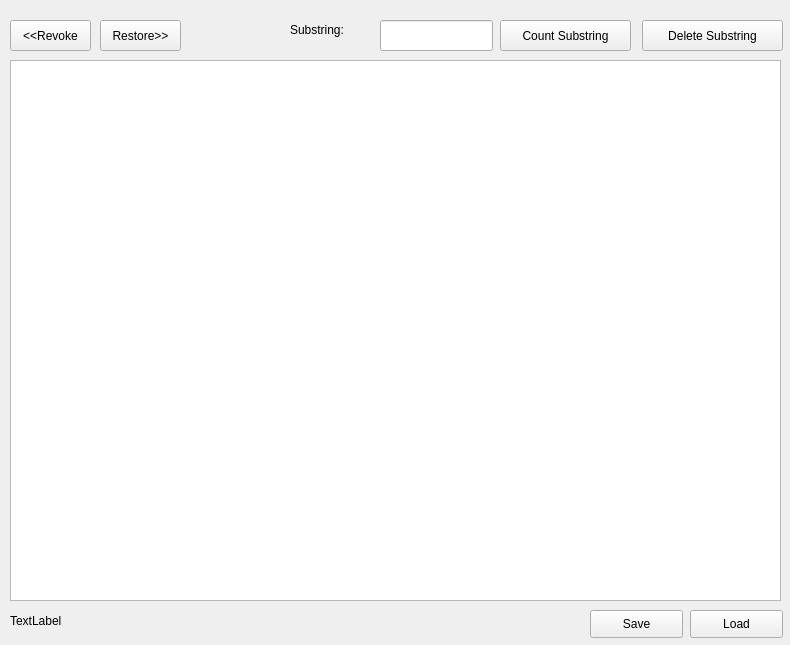
<?xml version="1.0" encoding="UTF-8"?>
<ui version="4.0">
 <class>MainWindow</class>
 <widget class="QMainWindow" name="MainWindow">
  <property name="geometry">
   <rect>
    <x>0</x>
    <y>0</y>
    <width>790</width>
    <height>645</height>
   </rect>
  </property>
  <property name="windowTitle">
   <string>Text Editor</string>
  </property>
  <widget class="QWidget" name="centralWidget">
   <widget class="QPushButton" name="revokeButton">
    <property name="geometry">
     <rect>
      <x>10</x>
      <y>20</y>
      <width>81</width>
      <height>31</height>
     </rect>
    </property>
    <property name="text">
     <string>&lt;&lt;Revoke</string>
    </property>
   </widget>
   <widget class="QPushButton" name="resButton">
    <property name="geometry">
     <rect>
      <x>100</x>
      <y>20</y>
      <width>81</width>
      <height>31</height>
     </rect>
    </property>
    <property name="text">
     <string>Restore&gt;&gt;</string>
    </property>
   </widget>
   <widget class="QTextEdit" name="textEdit">
    <property name="geometry">
     <rect>
      <x>10</x>
      <y>60</y>
      <width>771</width>
      <height>541</height>
     </rect>
    </property>
   </widget>
   <widget class="QLabel" name="statLable">
    <property name="geometry">
     <rect>
      <x>10</x>
      <y>610</y>
      <width>531</width>
      <height>21</height>
     </rect>
    </property>
    <property name="text">
     <string>TextLabel</string>
    </property>
   </widget>
   <widget class="QPushButton" name="svaeButton">
    <property name="geometry">
     <rect>
      <x>590</x>
      <y>610</y>
      <width>93</width>
      <height>28</height>
     </rect>
    </property>
    <property name="text">
     <string>Save</string>
    </property>
   </widget>
   <widget class="QPushButton" name="loadButton">
    <property name="geometry">
     <rect>
      <x>690</x>
      <y>610</y>
      <width>93</width>
      <height>28</height>
     </rect>
    </property>
    <property name="text">
     <string>Load</string>
    </property>
   </widget>
   <widget class="QLineEdit" name="lineEdit">
    <property name="geometry">
     <rect>
      <x>380</x>
      <y>20</y>
      <width>113</width>
      <height>31</height>
     </rect>
    </property>
   </widget>
   <widget class="QPushButton" name="countButton">
    <property name="geometry">
     <rect>
      <x>500</x>
      <y>20</y>
      <width>131</width>
      <height>31</height>
     </rect>
    </property>
    <property name="text">
     <string>Count Substring</string>
    </property>
   </widget>
   <widget class="QPushButton" name="deleteButton">
    <property name="geometry">
     <rect>
      <x>642</x>
      <y>20</y>
      <width>141</width>
      <height>31</height>
     </rect>
    </property>
    <property name="text">
     <string>Delete Substring</string>
    </property>
   </widget>
   <widget class="QLabel" name="label">
    <property name="geometry">
     <rect>
      <x>290</x>
      <y>20</y>
      <width>81</width>
      <height>20</height>
     </rect>
    </property>
    <property name="text">
     <string>Substring:</string>
    </property>
   </widget>
  </widget>
 </widget>
 <layoutdefault spacing="6" margin="11"/>
 <resources/>
 <connections/>
</ui>
